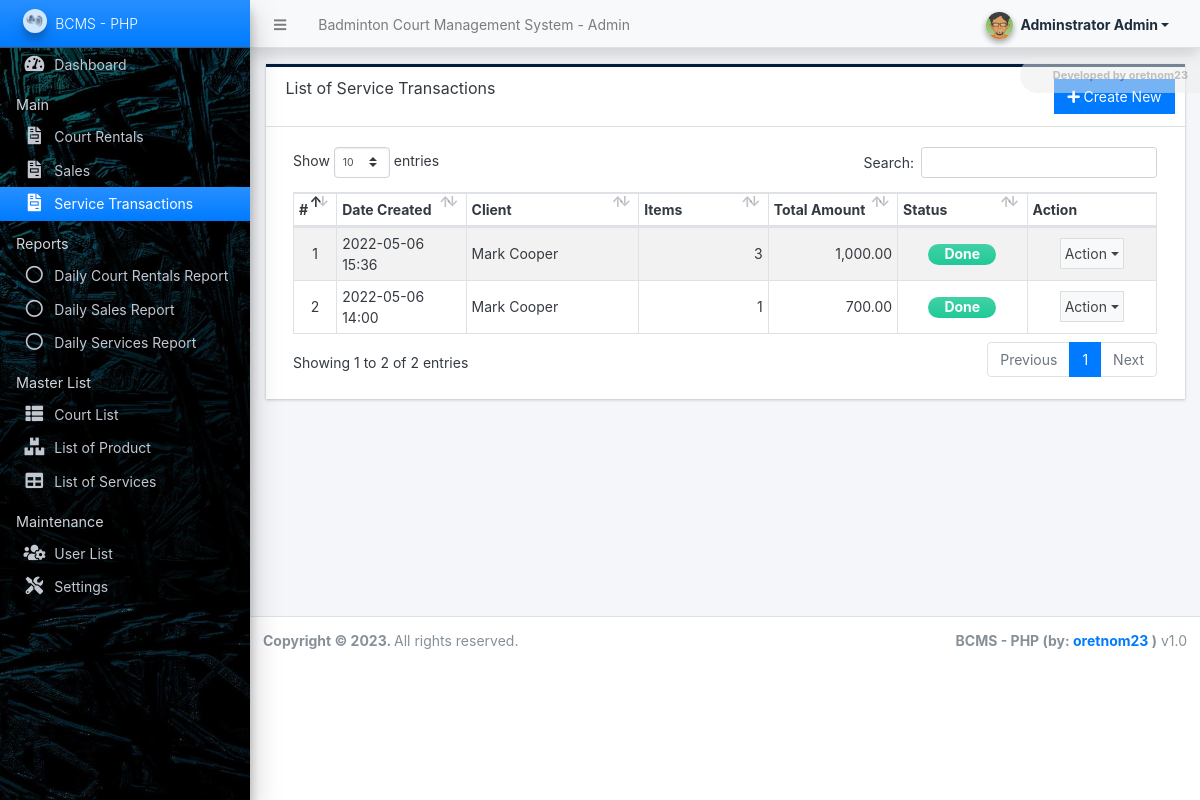
The app's page /admin/?page=service_transactions (signed in) with its own data.
### tables this page shows
CREATE TABLE `service_transaction` (
  `id` int(30) NOT NULL,
  `client_name` text NOT NULL,
  `contact` text NOT NULL,
  `total` float(12,2) NOT NULL DEFAULT 0.00,
  `court_rental_id` int(30) DEFAULT NULL,
  `status` tinyint(1) NOT NULL DEFAULT 0 COMMENT '0 = Pending,\r\n1 = Done',
  `date_created` datetime NOT NULL DEFAULT current_timestamp(),
  `date_updated` datetime NOT NULL DEFAULT current_timestamp() ON UPDATE current_timestamp()
);

### config.php (called while the page is built, shortened)
<?php
function format_num($number = '' , $decimal = ''){
    if(is_numeric($number)){
        $ex = explode(".",$number);
        $decLen = isset($ex[1]) ? strlen($ex[1]) : 0;
        if(is_numeric($decimal)){
            return number_format($number,$decimal);
        }else{
            return number_format($number,$decLen);
        }
    }else{
        return "Invalid Input";
    }
}
?>

### admin/service_transactions/index.php (the view, shortened to what this page needs)
<div class="card card-outline rounded-0 card-navy">
	<div class="card-header">
		<h3 class="card-title">List of Service Transactions</h3>
		<div class="card-tools">
			<a href="./?page=service_transactions/manage_service_transaction" id="create_new" class="btn btn-flat btn-primary"><span class="fas fa-plus"></span>  Create New</a>
		</div>
	</div>
	<div class="card-body">
        <div class="container-fluid">
			<table class="table table-hover table-striped table-bordered" id="list">
				<colgroup>
					<col width="5%">
					<col width="15%">
					<col width="20%">
					<col width="15%">
					<col width="15%">
					<col width="15%">
					<col width="15%">
				</colgroup>
				<thead>
					<tr>
						<th>#</th>
						<th>Date Created</th>
						<th>Client</th>
						<th>Items</th>
						<th>Total Amount</th>
						<th>Status</th>
						<th>Action</th>
					</tr>
				</thead>
				<tbody>
					<?php
					$i = 1;
						$qry = $conn->query("SELECT *, COALESCE((SELECT COUNT(service_id) FROM `service_transaction_items` where service_transaction_id = service_transaction.id), 0) as `items` from `service_transaction` order by unix_timestamp(date_created) desc ");
						while($row = $qry->fetch_assoc()):
					?>
						<tr>
							<td class="text-center"><?php echo $i++; ?></td>
							<td><?php echo date("Y-m-d H:i",strtotime($row['date_created'])) ?></td>
							<td><?php echo $row['client_name'] ?></td>
							<td class="text-right"><?php echo format_num($row['items']) ?></td>
							<td class="text-right"><?php echo format_num($row['total'],2) ?></td>
							<td class="text-center">
								<?php
								switch($row['status']){
									case 1:
										echo '<span class="badge badge-success bg-gradient-teal text-sm px-3 rounded-pill">Done</span>';
										break;
								}
								?>
                            </td>
							<td align="center">
								 <button type="button" class="btn btn-flat p-1 btn-default btn-sm dropdown-toggle dropdown-icon" data-toggle="dropdown">
				                  		Action
				                  </button>
							</td>
						</tr>
					<?php endwhile; ?>
				</tbody>
			</table>
		</div>
	</div>
</div>

### records on screen
service_transaction: date_created "2022-05-06 15:36", client_name "Mark Cooper", items "3", total "1,000.00", status "Done"
service_transaction: date_created "2022-05-06 14:00", client_name "Mark Cooper", items "1", total "700.00", status "Done"

### other values on screen
$_settings->info('name') "Badminton Court Management System"
$_settings->userdata('firstname').' '.$_settings->userdata('lastname') "Adminstrator Admin"
$_settings->info('short_name') "BCMS - PHP"
